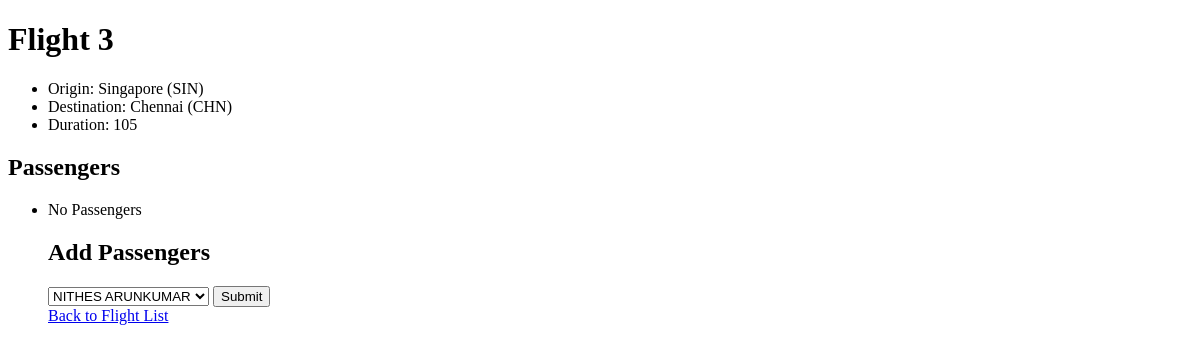
The app's page /flights/3, older data.
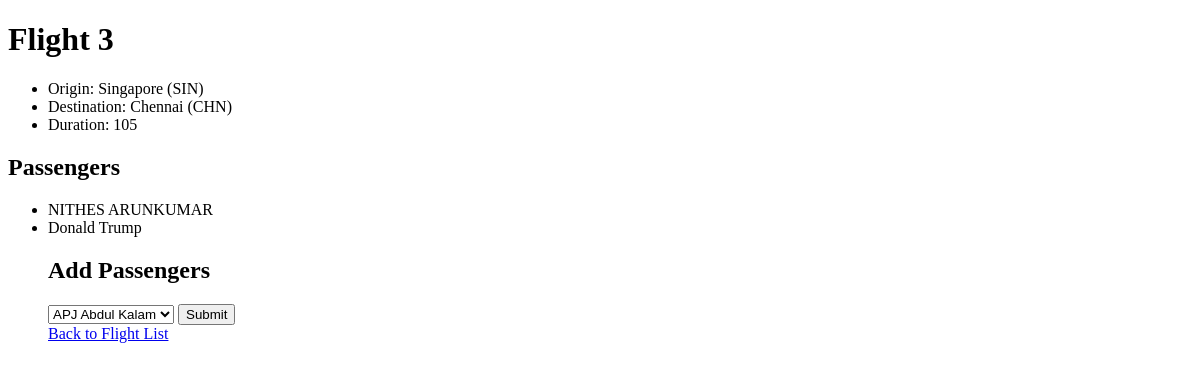
The same page, newer data.
### flights/models.py (models this page shows)
class Passenger(models.Model):
    first = models.CharField(max_length = 64)
    last = models.CharField(max_length = 64)
    flights = models.ManyToManyField(Flight, blank =True, related_name = "passengers")
    def __str__(self):
        return f"{self.first} {self.last}"

### flights/views.py (the view)
# urls.py: path("<int:flight_id>", views.flight, name = "flight"),
def flight(request, flight_id):
    flight = Flight.objects.get(pk = flight_id)
    return render(request, "flights/flight.html", {
        "flight": flight,
        "passengers": flight.passengers.all(),
        "non_passengers": Passenger.objects.exclude(flights=flight)
    })

### flights/models.py (called while the page is built)
    def __str__(self):
        return f"{self.city} ({self.code})"

### flights/templates/flights/flight.html (shortened to what this page needs)
{% extends "flights/layout.html" %}
{% block body %}
    <h1>Flight {{ flight.id }}</h1>
    <ul>
        <li>Origin: {{ flight.origin }}</li>
        <li>Destination: {{ flight.destination }}</li>
        <li>Duration: {{ flight.duration }}</li>
    </ul>
    <h2>
        Passengers
    </h2>
    <ul>
        {% for passenger in passengers %}
            <li>{{ passenger }}</li>
        {% empty %}
            <li>No Passengers</li>
        {% endfor %}
    <h2>
        Add Passengers
    </h2>
    <form action = "{% url 'book' flight.id %}" method="post">
        <select name="passenger">
            {% for passenger in non_passengers %}
                <option value = "{{ passenger.id }}">{{ passenger }}</option>
            {% endfor %}
        </select>
        <input type = "submit">
    </form>
        <a href = "{% url 'index' %}">Back to Flight List</a>
    </ul>
{% endblock %}

Row changes from the older to the newer data that the page shows:
now on this page (row unchanged): Passenger: first+last "NITHES ARUNKUMAR"
added Passenger: first+last "Donald Trump"
Text that changed along with them:
form field passenger: "NITHES ARUNKUMAR" → "APJ Abdul Kalam"
text no longer shown: "No Passengers"
